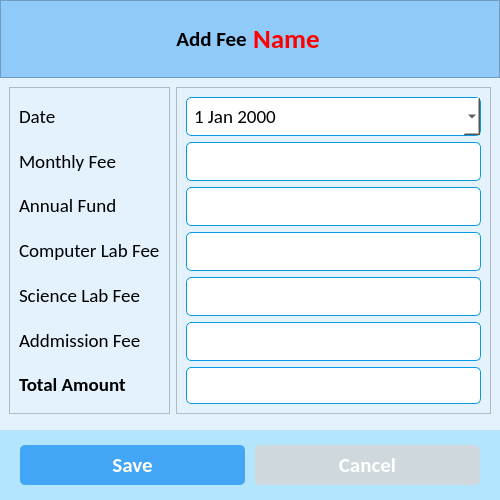
<?xml version="1.0" encoding="UTF-8"?>
<ui version="4.0">
 <class>AddFeeWindow</class>
 <widget class="QMainWindow" name="AddFeeWindow">
  <property name="geometry">
   <rect>
    <x>0</x>
    <y>0</y>
    <width>500</width>
    <height>500</height>
   </rect>
  </property>
  <property name="minimumSize">
   <size>
    <width>500</width>
    <height>500</height>
   </size>
  </property>
  <property name="windowTitle">
   <string>Add Fees</string>
  </property>
  <property name="windowIcon">
   <iconset resource="resources.qrc">
    <normaloff>:/icons/assets/icons/logo.png</normaloff>:/icons/assets/icons/logo.png</iconset>
  </property>
  <widget class="QWidget" name="centralwidget">
   <property name="styleSheet">
    <string notr="true">* {
	background-color: #e3f2fd;
}
#std_image {
	background-color: #fff;
}

#header_frame, #label {
	background-color: #90caf9;
}

#lbl_student_name {
	background-color: #90caf9;
	color: red;
}


#bottom_widget {
	background-color: #b3e5fc;
}

QPushButton {
	background-color: #42a5f5;
	border-radius: 5px;
	color: #fff;
}

#btn_cancel {
	background-color: #cfd8dc;
	border-radius: 5px;
	color: #fff;
}

QLineEdit {
	background-color: #fff;
	border-radius: 5px;
	border: 1px solid #039be5;
	padding: 5px 5px;
}

QDateEdit {
	background-color: #fff;
	border-radius: 5px;
	border: 1px solid #039be5;
	padding: 5px 5px;
}

QComboBox {
	background-color: #fff;
	border-radius: 5px;
	border: 1px solid #039be5;
	padding: 5px 5px;
}</string>
   </property>
   <layout class="QVBoxLayout" name="verticalLayout_3">
    <property name="spacing">
     <number>0</number>
    </property>
    <property name="leftMargin">
     <number>0</number>
    </property>
    <property name="topMargin">
     <number>0</number>
    </property>
    <property name="rightMargin">
     <number>0</number>
    </property>
    <property name="bottomMargin">
     <number>0</number>
    </property>
    <item>
     <widget class="QFrame" name="header_frame">
      <property name="frameShape">
       <enum>QFrame::StyledPanel</enum>
      </property>
      <property name="frameShadow">
       <enum>QFrame::Raised</enum>
      </property>
      <layout class="QHBoxLayout" name="horizontalLayout_2">
       <item alignment="Qt::AlignRight">
        <widget class="QLabel" name="label">
         <property name="font">
          <font>
           <family>Calibri</family>
           <pointsize>16</pointsize>
           <weight>75</weight>
           <bold>true</bold>
          </font>
         </property>
         <property name="text">
          <string>Add Fee</string>
         </property>
         <property name="alignment">
          <set>Qt::AlignCenter</set>
         </property>
         <property name="margin">
          <number>10</number>
         </property>
        </widget>
       </item>
       <item alignment="Qt::AlignLeft">
        <widget class="QLabel" name="lbl_student_name">
         <property name="font">
          <font>
           <family>Calibri</family>
           <pointsize>20</pointsize>
           <weight>75</weight>
           <bold>true</bold>
          </font>
         </property>
         <property name="text">
          <string>Name</string>
         </property>
        </widget>
       </item>
      </layout>
     </widget>
    </item>
    <item>
     <widget class="QWidget" name="widget" native="true">
      <layout class="QHBoxLayout" name="horizontalLayout_4">
       <item>
        <widget class="QFrame" name="frame">
         <property name="frameShape">
          <enum>QFrame::StyledPanel</enum>
         </property>
         <property name="frameShadow">
          <enum>QFrame::Raised</enum>
         </property>
         <layout class="QVBoxLayout" name="verticalLayout_2">
          <item>
           <widget class="QLabel" name="label_3">
            <property name="font">
             <font>
              <family>Calibri</family>
              <pointsize>14</pointsize>
             </font>
            </property>
            <property name="text">
             <string>Date</string>
            </property>
           </widget>
          </item>
          <item>
           <widget class="QLabel" name="label_4">
            <property name="font">
             <font>
              <family>Calibri</family>
              <pointsize>14</pointsize>
             </font>
            </property>
            <property name="text">
             <string>Monthly Fee</string>
            </property>
           </widget>
          </item>
          <item>
           <widget class="QLabel" name="label_5">
            <property name="font">
             <font>
              <family>Calibri</family>
              <pointsize>14</pointsize>
             </font>
            </property>
            <property name="text">
             <string>Annual Fund</string>
            </property>
           </widget>
          </item>
          <item>
           <widget class="QLabel" name="label_9">
            <property name="font">
             <font>
              <family>Calibri</family>
              <pointsize>14</pointsize>
             </font>
            </property>
            <property name="text">
             <string>Computer Lab Fee</string>
            </property>
           </widget>
          </item>
          <item>
           <widget class="QLabel" name="label_10">
            <property name="font">
             <font>
              <family>Calibri</family>
              <pointsize>14</pointsize>
             </font>
            </property>
            <property name="text">
             <string>Science Lab Fee</string>
            </property>
           </widget>
          </item>
          <item>
           <widget class="QLabel" name="label_7">
            <property name="font">
             <font>
              <family>Calibri</family>
              <pointsize>14</pointsize>
             </font>
            </property>
            <property name="text">
             <string>Addmission Fee</string>
            </property>
           </widget>
          </item>
          <item>
           <widget class="QLabel" name="label_2">
            <property name="font">
             <font>
              <family>Calibri</family>
              <pointsize>14</pointsize>
              <weight>75</weight>
              <bold>true</bold>
             </font>
            </property>
            <property name="text">
             <string>Total Amount</string>
            </property>
           </widget>
          </item>
         </layout>
        </widget>
       </item>
       <item>
        <widget class="QFrame" name="frame_2">
         <property name="frameShape">
          <enum>QFrame::StyledPanel</enum>
         </property>
         <property name="frameShadow">
          <enum>QFrame::Raised</enum>
         </property>
         <layout class="QVBoxLayout" name="verticalLayout">
          <item>
           <widget class="QDateEdit" name="txt_add_fee_date">
            <property name="font">
             <font>
              <family>Calibri</family>
              <pointsize>14</pointsize>
             </font>
            </property>
            <property name="calendarPopup">
             <bool>true</bool>
            </property>
           </widget>
          </item>
          <item>
           <widget class="QLineEdit" name="txt_monthly_fee">
            <property name="font">
             <font>
              <family>Calibri</family>
              <pointsize>14</pointsize>
             </font>
            </property>
           </widget>
          </item>
          <item>
           <widget class="QLineEdit" name="txt_annual_fund">
            <property name="font">
             <font>
              <family>Calibri</family>
              <pointsize>14</pointsize>
             </font>
            </property>
           </widget>
          </item>
          <item>
           <widget class="QLineEdit" name="txt_comp_lab_fee">
            <property name="font">
             <font>
              <family>Calibri</family>
              <pointsize>14</pointsize>
             </font>
            </property>
           </widget>
          </item>
          <item>
           <widget class="QLineEdit" name="txt_sci_lab_fee">
            <property name="font">
             <font>
              <family>Calibri</family>
              <pointsize>14</pointsize>
             </font>
            </property>
           </widget>
          </item>
          <item>
           <widget class="QLineEdit" name="txt_addmission_fee">
            <property name="font">
             <font>
              <family>Calibri</family>
              <pointsize>14</pointsize>
             </font>
            </property>
           </widget>
          </item>
          <item>
           <widget class="QLineEdit" name="txt_total">
            <property name="font">
             <font>
              <pointsize>14</pointsize>
              <weight>75</weight>
              <bold>true</bold>
             </font>
            </property>
            <property name="readOnly">
             <bool>true</bool>
            </property>
           </widget>
          </item>
         </layout>
        </widget>
       </item>
      </layout>
     </widget>
    </item>
    <item alignment="Qt::AlignBottom">
     <widget class="QWidget" name="bottom_widget" native="true">
      <layout class="QHBoxLayout" name="horizontalLayout_3">
       <property name="spacing">
        <number>10</number>
       </property>
       <property name="leftMargin">
        <number>20</number>
       </property>
       <property name="topMargin">
        <number>15</number>
       </property>
       <property name="rightMargin">
        <number>20</number>
       </property>
       <property name="bottomMargin">
        <number>15</number>
       </property>
       <item>
        <widget class="QPushButton" name="pushButton">
         <property name="minimumSize">
          <size>
           <width>0</width>
           <height>40</height>
          </size>
         </property>
         <property name="font">
          <font>
           <family>Calibri</family>
           <pointsize>16</pointsize>
           <weight>75</weight>
           <bold>true</bold>
          </font>
         </property>
         <property name="cursor">
          <cursorShape>OpenHandCursor</cursorShape>
         </property>
         <property name="text">
          <string>Save</string>
         </property>
         <property name="icon">
          <iconset resource="resources.qrc">
           <normaloff>:/icons/assets/icons/save.png</normaloff>:/icons/assets/icons/save.png</iconset>
         </property>
         <property name="iconSize">
          <size>
           <width>32</width>
           <height>32</height>
          </size>
         </property>
        </widget>
       </item>
       <item>
        <widget class="QPushButton" name="btn_cancel">
         <property name="minimumSize">
          <size>
           <width>0</width>
           <height>40</height>
          </size>
         </property>
         <property name="font">
          <font>
           <family>Calibri</family>
           <pointsize>16</pointsize>
           <weight>75</weight>
           <bold>true</bold>
          </font>
         </property>
         <property name="cursor">
          <cursorShape>OpenHandCursor</cursorShape>
         </property>
         <property name="text">
          <string>Cancel</string>
         </property>
         <property name="icon">
          <iconset resource="resources.qrc">
           <normaloff>:/icons/assets/icons/close.png</normaloff>:/icons/assets/icons/close.png</iconset>
         </property>
         <property name="iconSize">
          <size>
           <width>32</width>
           <height>32</height>
          </size>
         </property>
        </widget>
       </item>
      </layout>
     </widget>
    </item>
   </layout>
  </widget>
 </widget>
 <resources>
  <include location="resources.qrc"/>
 </resources>
 <connections/>
</ui>
